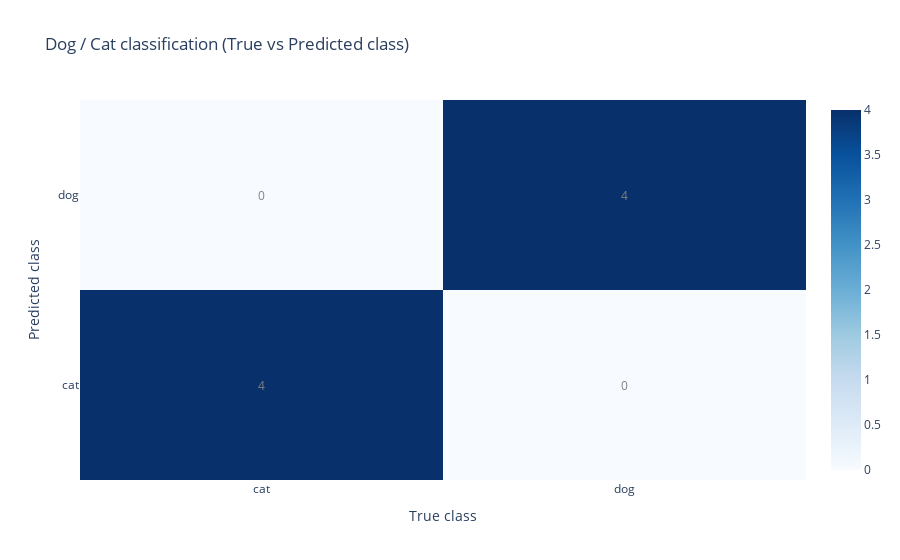

This figure's notebook cell:
### Markdown cell above
Let's look at our results to see how well our model performed

### Code cell
print_results(
    true_class=labels_local, 
    pred_class=mult_pred_local['predicted concept'], 
    class_labels=['cat', 'dog'], 
    title = "Dog / Cat classification (True vs Predicted class)"
)

### Figure 1 — Plotly figure (JSON) as saved in the notebook; plotly's stock layout.template omitted (floating-point values rounded to 4 significant figures)
{"data": [{"colorscale": [[0, "rgb(247,251,255)"], [0.125, "rgb(222,235,247)"], [0.25, "rgb(198,219,239)"], [0.375, "rgb(158,202,225)"], [0.5, "rgb(107,174,214)"], [0.625, "rgb(66,146,198)"], [0.75, "rgb(33,113,181)"], [0.875, "rgb(8,81,156)"], [1, "rgb(8,48,107)"]], "type": "heatmap", "x": ["cat", "dog"], "y": ["cat", "dog"], "z": [[4, 0], [0, 4]]}], "layout": {"annotations": [{"font": {"color": "grey"}, "showarrow": false, "text": "4", "x": "cat", "xref": "x", "y": "cat", "yref": "y"}, {"font": {"color": "grey"}, "showarrow": false, "text": "0", "x": "cat", "xref": "x", "y": "dog", "yref": "y"}, {"font": {"color": "grey"}, "showarrow": false, "text": "0", "x": "dog", "xref": "x", "y": "cat", "yref": "y"}, {"font": {"color": "grey"}, "showarrow": false, "text": "4", "x": "dog", "xref": "x", "y": "dog", "yref": "y"}], "autosize": true, "title": {"text": "Dog / Cat classification (True vs Predicted class)"}, "xaxis": {"autorange": true, "range": [-0.5, 1.5], "title": {"text": "True class"}, "type": "category"}, "yaxis": {"autorange": true, "range": [-0.5, 1.5], "title": {"text": "Predicted class"}, "type": "category"}}}
